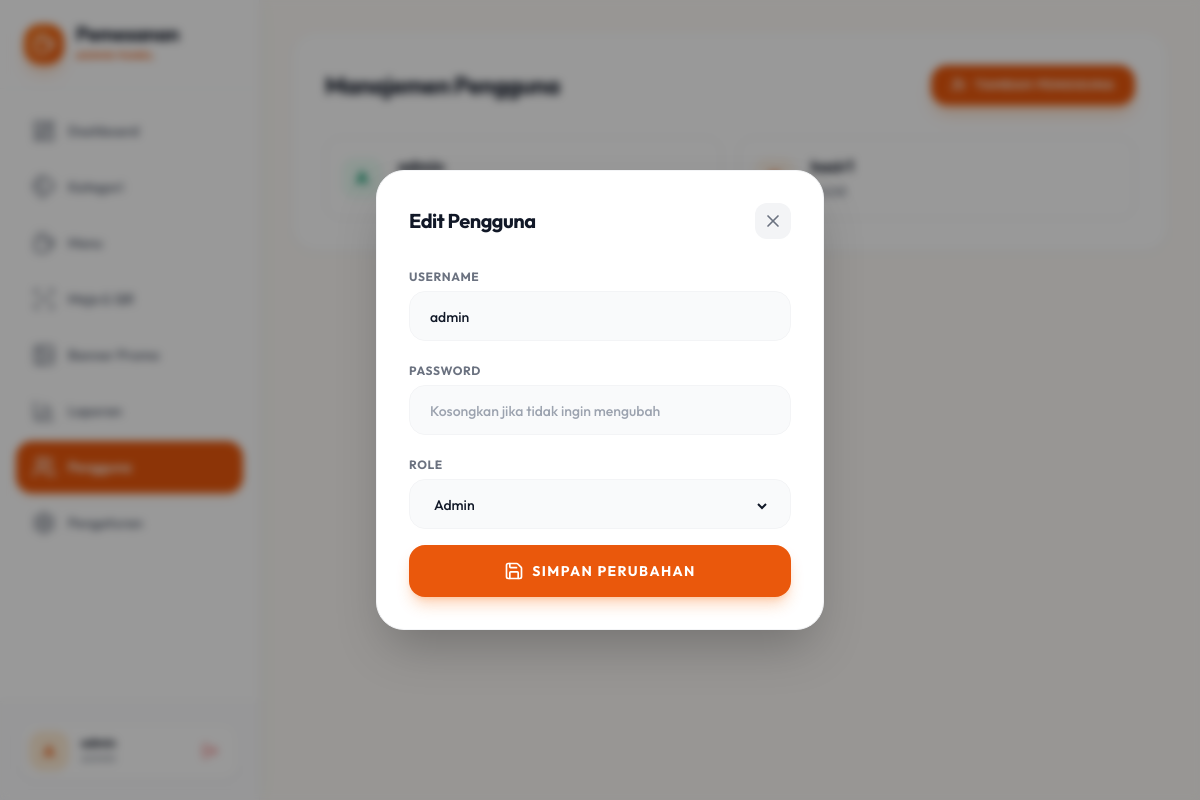
Screenshot of /admin/users.php?edit=1 (signed in) with the database file from the repository.
### tables this page shows
CREATE TABLE IF NOT EXISTS users (
    id INT AUTO_INCREMENT PRIMARY KEY,
    username VARCHAR(50) NOT NULL UNIQUE,
    password VARCHAR(255) NOT NULL,
    role ENUM('admin', 'kasir') NOT NULL DEFAULT 'kasir',
    created_at TIMESTAMP DEFAULT CURRENT_TIMESTAMP
);

### admin/users.php (the view, shortened to what this page needs)
<?php
require_once '../config/db.php';
$editData = null;
if (isset($_GET['edit'])) {
    $stmt = $pdo->prepare("SELECT id, username, role FROM users WHERE id = ?");
    $stmt->execute([(int)$_GET['edit']]);
    $editData = $stmt->fetch();
}
$users = $pdo->query("SELECT id, username, role FROM users ORDER BY role, username")->fetchAll();
?>
<?php
require_once 'layout_header.php';
?>
<div class="p-4 md:p-8">
    <div class="bg-white rounded-[24px] shadow-sm border border-gray-100 p-5 md:p-8">
        <div class="flex flex-col sm:flex-row sm:justify-between items-start sm:items-center gap-4 sm:gap-0 mb-6 md:mb-8">
            <h1 class="text-2xl font-bold tracking-tight text-gray-900">Manajemen Pengguna</h1>
            <button onclick="openUserModal()" class="px-5 py-3 bg-brand-600 text-white rounded-2xl text-xs font-bold uppercase tracking-widest hover:bg-brand-700 transition-snappy shadow-lg shadow-brand-500/30 flex items-center gap-2">
                <i data-lucide="user-plus" class="w-4 h-4"></i> Tambah Pengguna
            </button>
        </div>
        <ul class="grid grid-cols-1 md:grid-cols-2 gap-4">
            <?php foreach ($users as $u): ?>
            <li class="flex flex-col sm:flex-row sm:items-center justify-between p-4 bg-white border border-gray-100 rounded-2xl hover:border-brand-200 transition-colors group gap-4 sm:gap-0">
                <div class="flex items-center gap-4">
                    <div class="w-10 h-10 rounded-xl flex items-center justify-center font-bold text-lg <?= $u['role'] === 'admin' ? 'bg-emerald-50 text-emerald-600' : 'bg-brand-50 text-brand-600' ?>">
                        <?= strtoupper(substr($u['username'], 0, 1)) ?>
                    </div>
                    <div>
                        <span class="font-bold text-gray-900 block"><?= htmlspecialchars($u['username']) ?></span>
                        <span class="text-xs font-medium text-gray-500 uppercase tracking-wider"><?= $u['role'] ?></span>
                    </div>
                </div>
            </li>
            <?php endforeach; ?>
        </ul>
    </div>
</div>
<div id="user-modal" class="fixed inset-0 z-50 hidden">
    <div class="absolute top-1/2 left-1/2 -translate-x-1/2 -translate-y-1/2 w-[calc(100%-2rem)] md:w-full max-w-md bg-white rounded-[28px] shadow-2xl border border-gray-100 p-6 md:p-8 max-h-[90vh] overflow-y-auto" style="animation: modalIn 0.3s ease-out">
        <div class="flex justify-between items-center mb-6">
            <h2 class="text-xl font-bold tracking-tight text-gray-900"><?= $editData ? 'Edit Pengguna' : 'Tambah Pengguna' ?></h2>
            <button onclick="closeUserModal()" class="w-9 h-9 flex items-center justify-center rounded-xl bg-gray-100 text-gray-500 hover:bg-gray-200 transition-colors">
                <i data-lucide="x" class="w-5 h-5"></i>
            </button>
        </div>
        <form method="POST" action="users.php" class="space-y-4">
            <div class="space-y-1">
                <label class="text-xs font-bold text-gray-500 uppercase tracking-wider">Username</label>
                <div class="bg-gray-50 rounded-2xl px-5 py-3 border border-gray-100 focus-within:border-brand-500 focus-within:bg-white transition-colors">
                    <input type="text" name="username" value="<?= $editData ? htmlspecialchars($editData['username']) : '' ?>" required class="w-full bg-transparent border-none focus:outline-none text-sm font-medium text-gray-900" placeholder="Username">
                </div>
            </div>
            <div class="space-y-1">
                <label class="text-xs font-bold text-gray-500 uppercase tracking-wider">Password</label>
                <div class="bg-gray-50 rounded-2xl px-5 py-3 border border-gray-100 focus-within:border-brand-500 focus-within:bg-white transition-colors">
                    <input type="password" name="password" <?= $editData ? '' : 'required' ?> class="w-full bg-transparent border-none focus:outline-none text-sm font-medium text-gray-900" placeholder="<?= $editData ? 'Kosongkan jika tidak ingin mengubah' : 'Password' ?>">
                </div>
            </div>
            <div class="space-y-1">
                <label class="text-xs font-bold text-gray-500 uppercase tracking-wider">Role</label>
                <div class="bg-gray-50 rounded-2xl px-5 py-3 border border-gray-100 focus-within:border-brand-500 focus-within:bg-white transition-colors">
                    <select name="role" required class="w-full bg-transparent border-none focus:outline-none text-sm font-medium text-gray-900">
                        <option value="admin" <?= ($editData && $editData['role'] === 'admin') ? 'selected' : '' ?>>Admin</option>
                    </select>
                </div>
            </div>
            <?php if ($editData): ?>
            <button type="submit" name="update" class="w-full py-4 bg-brand-600 text-white rounded-2xl text-sm font-bold uppercase tracking-widest hover:bg-brand-700 transition-snappy shadow-lg shadow-brand-500/30 flex justify-center items-center gap-2"><i data-lucide="save" class="w-5 h-5"></i> Simpan Perubahan</button>
            <?php endif; ?>
        </form>
    </div>
</div>
<?php require_once 'layout_footer.php'; ?>

### assets/css/style.css (style rules this page uses)
:root { --bg-primary: #FDFBF7; --bg-secondary: #FFFFFF; --text-primary: #1F2937; --text-secondary: #6B7280; --border-color: #F3F4F6; --accent-color: #EA580C; --accent-light: #FFF7ED; --accent-dark: #C2410C; --cubic-spring: cubic-bezier(0.34, 1.56, 0.64, 1); --cubic-snappy: cubic-bezier(0.16, 1, 0.3, 1); }
body { font-family: 'Outfit', -apple-system, BlinkMacSystemFont, "Segoe UI", Roboto, Helvetica, Arial, sans-serif; background-color: var(--bg-primary); color: var(--text-primary); -webkit-font-smoothing: antialiased; -moz-osx-font-smoothing: grayscale; }
h1, h2, h3, h4, h5, h6 { letter-spacing: -0.02em; text-wrap: balance; color: #111827; }
.transition-snappy { transition: all 400ms var(--cubic-snappy); }

### rows the page displays
users: username "A", username "admin", role "Admin"
users: username "kasir1", role "KASIR"

### other values shown
substr($_SESSION['username'], 0, 1) "A"
$_SESSION['username'] "admin"
